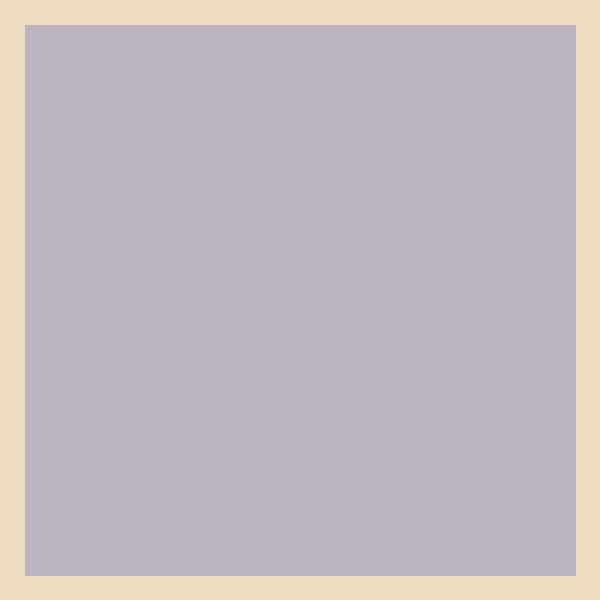
Frame 1 (no input)
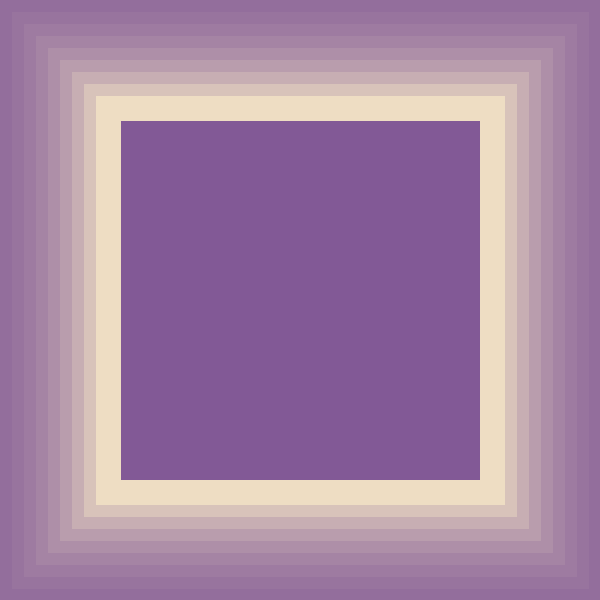
Frame 60 (the mouse pressed at the canvas centre just before this capture)
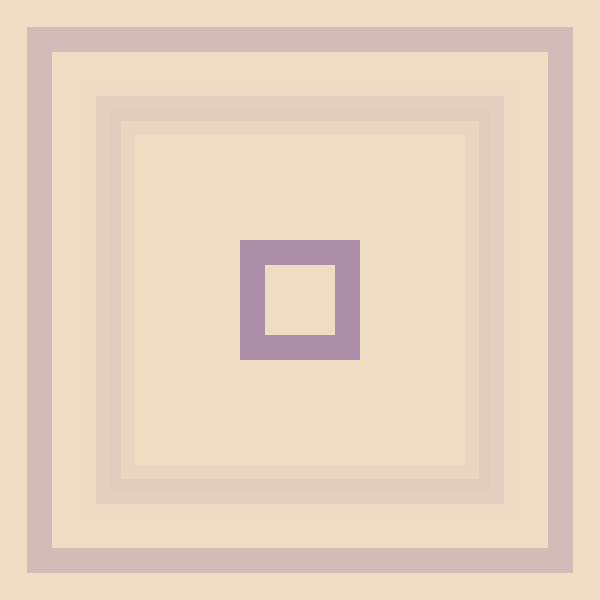
Frame 120 (the mouse held since frame 60 and released just before this capture)

The Processing sketch that drew these frames (run headless with seeded random() and noise(); from frame 60 on, the mouse is pressed at the canvas centre):

// Processing sketch: processing_142657
// ── processing_142657.pde

// SOS iDesign
// KU DYNAMIC MEDIA
// David Mrugala

float a=600;

void setup()
{
  size(600, 600);
}

void draw()
{
  if (mousePressed) rectRandom();
  else rectMoving();
}

void rectRandom()
{
  frameRate(10);
  noStroke();
  fill(238,221,195,150);
  rectMode(LEFT); // draws the rect from the center
  rect(0,0,width,height);
  
  // random number for a for the width
  float a=random(width); 
    
  stroke(126,87,150,150); 
  strokeWeight(25);
  noFill();
  rectMode(CENTER); // draws the rect from the center
  rect(width/2,height/2,a,a);
}

void rectMoving()
{
  frameRate(30);
  noStroke();
  fill(126,87,150,50);
  rectMode(LEFT); // draws the rect from the center
  rect(0,0,width,height);
  
  // counter decreasing the size of rect
  a-=24; 
    
  stroke(238,221,195); 
  strokeWeight(25);
  noFill();
  rectMode(CENTER); // draws the rect from the center
  rect(width/2,height/2,a,a);
  
  // re-setting the a value to origin
  if (a<-600) a=600;
}  
